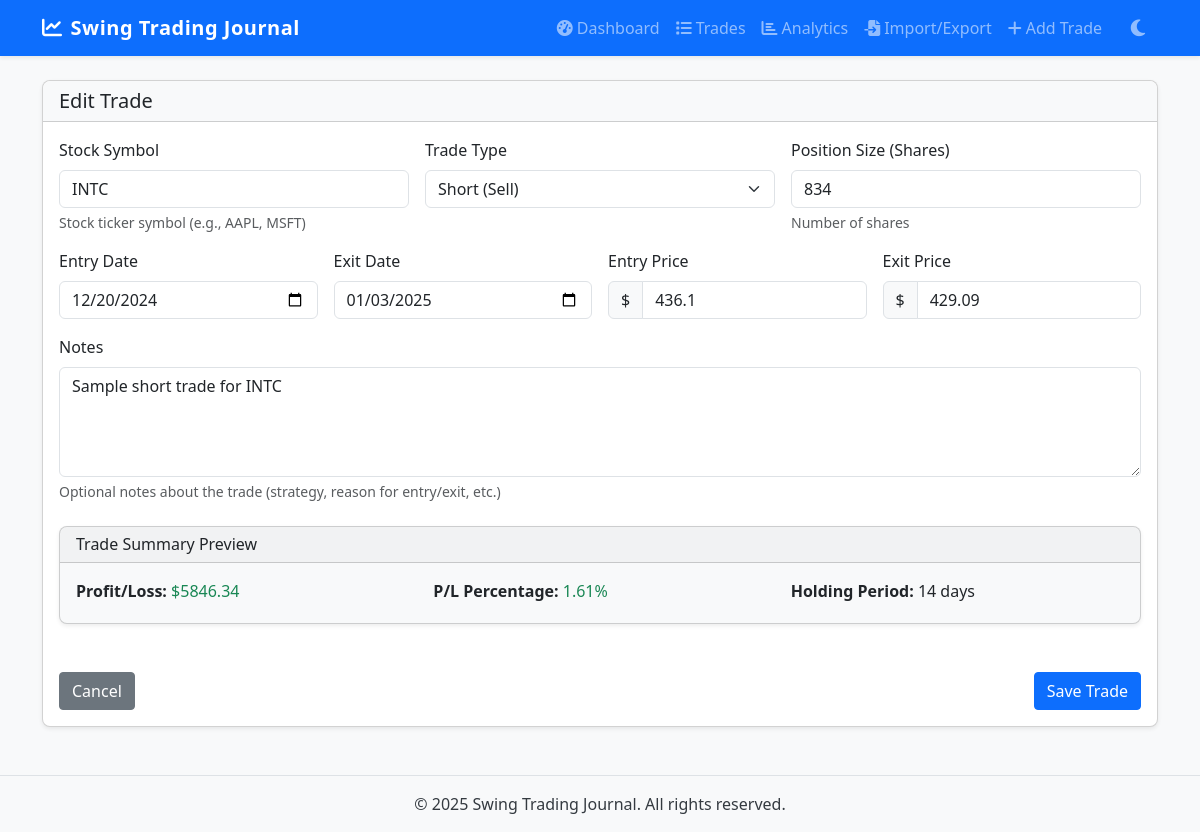
The page /trade/2/edit on the database its author committed.
### models.py (models this page shows, shortened)
class Trade(db.Model):
    __tablename__ = 'trades'
    id = db.Column(db.Integer, primary_key=True)
    symbol = db.Column(db.String(10), nullable=False)
    entry_date = db.Column(db.DateTime, nullable=False)
    exit_date = db.Column(db.DateTime, nullable=False)
    entry_price = db.Column(db.Float, nullable=False)
    exit_price = db.Column(db.Float, nullable=False)
    position_size = db.Column(db.Integer, nullable=False)  # Number of shares
    trade_type = db.Column(db.String(10), nullable=False)  # 'LONG' or 'SHORT'
    notes = db.Column(db.Text)
    created_at = db.Column(db.DateTime, default=datetime.utcnow)
    updated_at = db.Column(db.DateTime, default=datetime.utcnow, onupdate=datetime.utcnow)

### app.py (the view, shortened to what this page needs)
@app.route('/trade/<int:trade_id>/edit', methods=['GET', 'POST'])
def edit_trade(trade_id):
    trade = Trade.query.get_or_404(trade_id)
    form = TradeForm(obj=trade)
    return render_template('trade_form.html', form=form, title='Edit Trade')

### forms.py
class TradeForm(FlaskForm):
    symbol = StringField('Stock Symbol', validators=[
        DataRequired(),
        Length(min=1, max=10, message='Symbol must be between 1 and 10 characters')
    ])
    entry_date = DateField('Entry Date', validators=[DataRequired()])
    exit_date = DateField('Exit Date', validators=[DataRequired()])
    entry_price = FloatField('Entry Price', validators=[
        DataRequired(),
        NumberRange(min=0.01, message='Entry price must be greater than 0')
    ])
    exit_price = FloatField('Exit Price', validators=[
        DataRequired(),
        NumberRange(min=0.01, message='Exit price must be greater than 0')
    ])
    position_size = IntegerField('Position Size (Shares)', validators=[
        DataRequired(),
        NumberRange(min=1, message='Position size must be at least 1')
    ])
    trade_type = SelectField('Trade Type', choices=[
        ('LONG', 'Long (Buy)'),
        ('SHORT', 'Short (Sell)')
    ], validators=[DataRequired()])
    notes = TextAreaField('Notes', validators=[Optional()])
    submit = SubmitField('Save Trade')

### templates/trade_form.html (shortened to what this page needs)
{% extends 'base.html' %}
{% block content %}
<div class="card shadow-sm">
    <div class="card-header bg-light">
        <h5 class="card-title mb-0">{{ title }}</h5>
    </div>
    <div class="card-body">
        <form method="post" novalidate>
            <div class="row g-3">
                <div class="col-md-4">
                    {{ form.symbol.label(class="form-label") }}
                    {{ form.symbol(class="form-control" + (" is-invalid" if form.symbol.errors else "")) }}
                    <div class="form-text">Stock ticker symbol (e.g., AAPL, MSFT)</div>
                </div>
                <div class="col-md-4">
                    {{ form.trade_type.label(class="form-label") }}
                    {{ form.trade_type(class="form-select" + (" is-invalid" if form.trade_type.errors else "")) }}
                </div>
                <div class="col-md-4">
                    {{ form.position_size.label(class="form-label") }}
                    {{ form.position_size(class="form-control" + (" is-invalid" if form.position_size.errors else "")) }}
                    <div class="form-text">Number of shares</div>
                </div>
                <div class="col-md-3">
                    {{ form.entry_date.label(class="form-label") }}
                    {{ form.entry_date(class="form-control", type="date") }}
                </div>
                <div class="col-md-3">
                    {{ form.exit_date.label(class="form-label") }}
                    {{ form.exit_date(class="form-control", type="date") }}
                </div>
                <div class="col-md-3">
                    {{ form.entry_price.label(class="form-label") }}
                    <div class="input-group">
                        <span class="input-group-text">$</span>
                        {{ form.entry_price(class="form-control" + (" is-invalid" if form.entry_price.errors else "")) }}
                    </div>
                </div>
                <div class="col-md-3">
                    {{ form.exit_price.label(class="form-label") }}
                    <div class="input-group">
                        <span class="input-group-text">$</span>
                        {{ form.exit_price(class="form-control" + (" is-invalid" if form.exit_price.errors else "")) }}
                    </div>
                </div>
                <div class="col-12">
                    {{ form.notes.label(class="form-label") }}
                    {{ form.notes(class="form-control", rows=4) }}
                    <div class="form-text">Optional notes about the trade (strategy, reason for entry/exit, etc.)</div>
                </div>
                <div class="col-12 mt-4">
                    <div class="card bg-light">
                        <div class="card-header">
                            <h6 class="mb-0">Trade Summary Preview</h6>
                        </div>
                        <div class="card-body">
                            <div class="row">
                                <div class="col-md-4">
                                    <p class="mb-1"><strong>Profit/Loss:</strong> <span id="preview-pl">-</span></p>
                                </div>
                                <div class="col-md-4">
                                    <p class="mb-1"><strong>P/L Percentage:</strong> <span id="preview-pl-percent">-</span></p>
                                </div>
                                <div class="col-md-4">
                                    <p class="mb-1"><strong>Holding Period:</strong> <span id="preview-holding-period">-</span></p>
                                </div>
                            </div>
                        </div>
                    </div>
                </div>
                <div class="col-12 mt-4">
                    <div class="d-flex justify-content-between">
                        <a href="{{ url_for('trades') }}" class="btn btn-secondary">Cancel</a>
                        {{ form.submit(class="btn btn-primary") }}
                    </div>
                </div>
            </div>
        </form>
    </div>
</div>
{% endblock %}

### static/css/style.css (style rules this page uses)
body { font-family: 'Segoe UI', Tahoma, Geneva, Verdana, sans-serif; background-color: #f8f9fa; color: #343a40; transition: background-color 0.3s ease, color 0.3s ease; }
.card { border-radius: 0.5rem; box-shadow: 0 0.125rem 0.25rem rgba(0, 0, 0, 0.075); transition: transform 0.2s ease-in-out, box-shadow 0.2s ease-in-out, background-color 0.3s ease; margin-bottom: 1.5rem; }
.card-header { border-top-left-radius: 0.5rem !important; border-top-right-radius: 0.5rem !important; font-weight: 500; transition: background-color 0.3s ease; }
.form-label { font-weight: 500; }
.btn { border-radius: 0.25rem; font-weight: 500; }
.btn-primary { background-color: #0d6efd; border-color: #0d6efd; }

### rows shown on the page
Trade: symbol "INTC", trade_type "Short (Sell)", position_size "834", entry_date "12/20/2024", exit_date "01/03/2025", entry_price "436.1", exit_price "429.09", notes "Sample short trade for INTC"

### other values the page prints
{{ title }} "Edit Trade"
